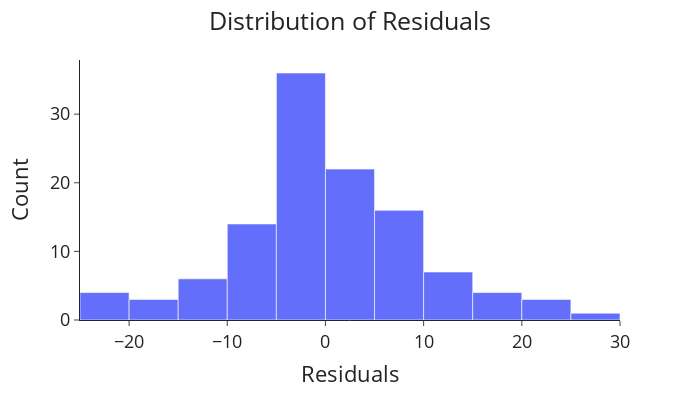

The notebook cell saved with this chart:
### Markdown cell above
A histogram of the residuals will determine if they have a mean of zero and are symmetric (no bias):

### Code cell
# Import plotly
import plotly.express as px

# Plot histogram of the residuals
fig = px.histogram(train, x="residuals")
fig.update_layout(template="simple_white", font=dict(size=18),
                  title_text='Distribution of Residuals',
                  width=700, title_x=0.5, height=400,
                  xaxis_title='Residuals', yaxis_title='Count')
fig.show()

# Mean of residuals
print(train['residuals'].mean())

### Figure 1 — Plotly figure (JSON) as saved in the notebook; plotly's stock layout.template omitted (floating-point values rounded to 4 significant figures)
{"data": [{"bingroup": "x", "hovertemplate": "residuals=%{x}<br>count=%{y}<extra></extra>", "legendgroup": "", "marker": {"color": "#636efa", "pattern": {"shape": ""}}, "name": "", "orientation": "v", "showlegend": false, "type": "histogram", "x": [0.002989, -1.398, -0.4857, 2.21, 2.447, 2.314, 0.2856, 0.4031, 0.184, -0.04208, -2.55, -6.298, -10.23, -2.368, -1.775, -2.944, -2.316, 8.894, 12.77, 8.022, 6.394, -1.83, -4.326, 4.934, 7.028, -4.986, 5.896, -5.353, 16.95, -10.16, -4.945, 0.9206, 2.549, 7.681, 9.225, -3.939, -0.1262, 0.8608, -17.2, -7.726, -5.517, 21.36, -1.063, 11.79, -6.898, 6.695, 7.765, 2.32, -2.405, -11.49, 10.8, 16.74, -0.7404, -19.96, -5.122, -3.808, -2.802, -4.162, -8.911, -7.132, -4.475, -23.41, -4.215, -2.972, 11.03, 15.25, 23.71, -4.705, 0.01959, -3.321, 2.161, 0.8472, 8.218, 4.181, -22.08, -3.369, -4.345, 14.39, 24.66, 6.996, 9.094, 1.567, -4.032, 8.242, -0.6529, 5.146, -6.772, -11.64, -5.328, 5.798, -3.67, 12.67, 1.899, -3.989, 2.454, -6.48, -1.886, -5.159, 5.069, -5.389, -4.116, 4.049, 0.1831, 16.62, 4.531, -0.5709, -1.536, -12.27, -14.42, -17.56, -24.71, -22.89, -7.985, -0.7131, 11.28, 25.52], "xaxis": "x", "yaxis": "y"}], "layout": {"barmode": "relative", "font": {"size": 18}, "height": 400, "legend": {"tracegroupgap": 0}, "margin": {"t": 60}, "title": {"text": "Distribution of Residuals", "x": 0.5}, "width": 700, "xaxis": {"anchor": "y", "domain": [0, 1], "title": {"text": "Residuals"}}, "yaxis": {"anchor": "x", "domain": [0, 1], "title": {"text": "Count"}}}}
